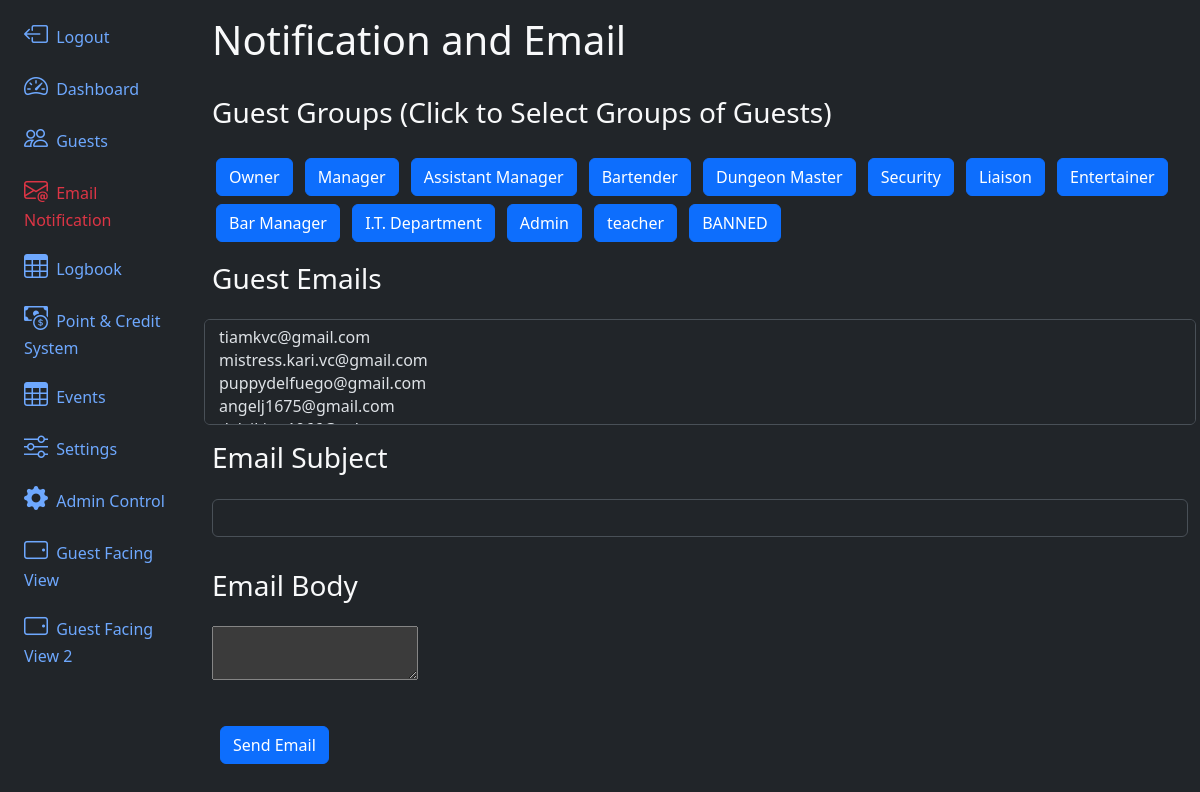
The app's page /notificationEmailer/ with its own data.
### app/models.py (models this page shows)
@dataclass
class Role(db.Model):
    id:int = db.Column(db.Integer, primary_key=True)
    name:str  = db.Column(db.String(100))
    description:str  = db.Column(db.String(200))
    permissions:str  = db.Column(db.String(200))
    skip_payment_at_checkin:bool = db.Column(db.Boolean(), default=False)
    skip_tos_update_at_checkin:bool = db.Column(db.Boolean(), default=False)
    allow_login_to_backoffice:bool = db.Column(db.Boolean(), default=False)
    allow_password_reset:bool = db.Column(db.Boolean(), default=False)
    notify_staff_on_checkin:bool = db.Column(db.Boolean(), default=False)
    auto_checkout_on_event_end:bool = db.Column(db.Boolean(), default=False)
    def __str__(self):
        return f'{self.name}'
    def __repr__(self):
        return f'{self.name}'

### app/routes.py (the view, shortened to what this page needs)
@app.route('/notificationEmailer/', methods=['GET', 'POST'])
def emailer():
    return render_template('email.html', guests=Guest.query.all(), roles = Role.query.all())

### app/templates/email.html (shortened to what this page needs)
{% extends 'layout.html' %}
{% block content %}
<link href="https://cdn.jsdelivr.net/npm/@yaireo/tagify/dist/tagify.css" rel="stylesheet" type="text/css" />
<h1>Notification and Email</h1>
<br>
<form class="row g-3" method="post">
    <h3>Guest Groups (Click to Select Groups of Guests)</h3>
    <div class="d-grid gap-2 d-md-block">
        {% for group in roles %}
        <button class="btn btn-primary m-1" type="button" onclick="btnClick(this)" value="{{group}}">{{ group.name }}</button>
        {% endfor %}
    </div>
    <h3>Guest Emails</h3>
    <select name="emails" class="form-select" multiple aria-label="Multiple select example">
        {% for guest in guests %}
        <option value="{{ guest.email }}" data-roles="{{guest.roles}}">{{ guest.email }}</option>
        {% endfor %}
    </select>
    <h3>Email Subject</h3>
    <div class="mb-3">
        <input type="text" class="form-control" id="subject" name="subject">
    </div>
    <h3>Email Body</h3>
    <div class="mb-3">
        <textarea id="message" name="message"></textarea>
    </div>
    <div class="d-flex">
        <div class=" p-2">
            <button type="submit" type="submit" class="btn btn-primary">Send Email</button>
        </div>
    </div>
</form>
{% endblock content %}

### records on screen
Role: name "Owner"
Role: name "Manager"
Role: name "Assistant Manager"
Role: name "Bartender"
Role: name "Dungeon Master"
Role: name "Security"
Role: name "Liaison"
Role: name "Entertainer"
Role: name "Bar Manager"
Role: name "I.T. Department"
Role: name "Admin"
Role: name "teacher"
Role: name "BANNED"
